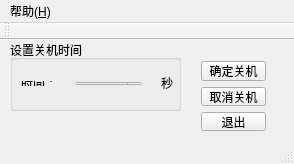
<?xml version="1.0" encoding="UTF-8"?>
<ui version="4.0">
 <class>MainWindow</class>
 <widget class="QMainWindow" name="MainWindow">
  <property name="geometry">
   <rect>
    <x>0</x>
    <y>0</y>
    <width>294</width>
    <height>164</height>
   </rect>
  </property>
  <property name="windowTitle">
   <string>MainWindow</string>
  </property>
  <widget class="QWidget" name="centralWidget">
   <widget class="QGroupBox" name="groupBox">
    <property name="geometry">
     <rect>
      <x>10</x>
      <y>0</y>
      <width>171</width>
      <height>71</height>
     </rect>
    </property>
    <property name="title">
     <string>设置关机时间</string>
    </property>
    <widget class="QWidget" name="layoutWidget">
     <property name="geometry">
      <rect>
       <x>0</x>
       <y>30</y>
       <width>143</width>
       <height>27</height>
      </rect>
     </property>
     <layout class="QHBoxLayout" name="horizontalLayout">
      <item>
       <widget class="QLabel" name="timeLabel">
        <property name="text">
         <string>时间：</string>
        </property>
       </widget>
      </item>
      <item>
       <widget class="QSpinBox" name="timeSpinBox">
        <property name="alignment">
         <set>Qt::AlignCenter</set>
        </property>
        <property name="maximum">
         <number>999999999</number>
        </property>
        <property name="value">
         <number>600</number>
        </property>
       </widget>
      </item>
     </layout>
    </widget>
    <widget class="QLabel" name="label">
     <property name="geometry">
      <rect>
       <x>151</x>
       <y>30</y>
       <width>21</width>
       <height>25</height>
      </rect>
     </property>
     <property name="text">
      <string>秒</string>
     </property>
    </widget>
   </widget>
   <widget class="QWidget" name="layoutWidget">
    <property name="geometry">
     <rect>
      <x>190</x>
      <y>10</y>
      <width>87</width>
      <height>92</height>
     </rect>
    </property>
    <layout class="QVBoxLayout" name="verticalLayout">
     <item>
      <widget class="QPushButton" name="shutdownPushButton">
       <property name="text">
        <string>确定关机</string>
       </property>
      </widget>
     </item>
     <item>
      <widget class="QPushButton" name="cancelPushButton">
       <property name="text">
        <string>取消关机</string>
       </property>
      </widget>
     </item>
     <item>
      <widget class="QPushButton" name="pushButton">
       <property name="text">
        <string>退出</string>
       </property>
      </widget>
     </item>
    </layout>
   </widget>
  </widget>
  <widget class="QMenuBar" name="menuBar">
   <property name="geometry">
    <rect>
     <x>0</x>
     <y>0</y>
     <width>294</width>
     <height>25</height>
    </rect>
   </property>
   <widget class="QMenu" name="menu_A">
    <property name="title">
     <string>帮助(&amp;H)</string>
    </property>
    <addaction name="action_A"/>
   </widget>
   <addaction name="menu_A"/>
  </widget>
  <widget class="QToolBar" name="mainToolBar">
   <attribute name="toolBarArea">
    <enum>TopToolBarArea</enum>
   </attribute>
   <attribute name="toolBarBreak">
    <bool>false</bool>
   </attribute>
  </widget>
  <widget class="QStatusBar" name="statusBar"/>
  <action name="action_A">
   <property name="text">
    <string>关于我(&amp;A)</string>
   </property>
  </action>
 </widget>
 <layoutdefault spacing="6" margin="11"/>
 <resources/>
 <connections>
  <connection>
   <sender>pushButton</sender>
   <signal>clicked()</signal>
   <receiver>MainWindow</receiver>
   <slot>close()</slot>
   <hints>
    <hint type="sourcelabel">
     <x>169</x>
     <y>104</y>
    </hint>
    <hint type="destinationlabel">
     <x>228</x>
     <y>80</y>
    </hint>
   </hints>
  </connection>
 </connections>
</ui>
